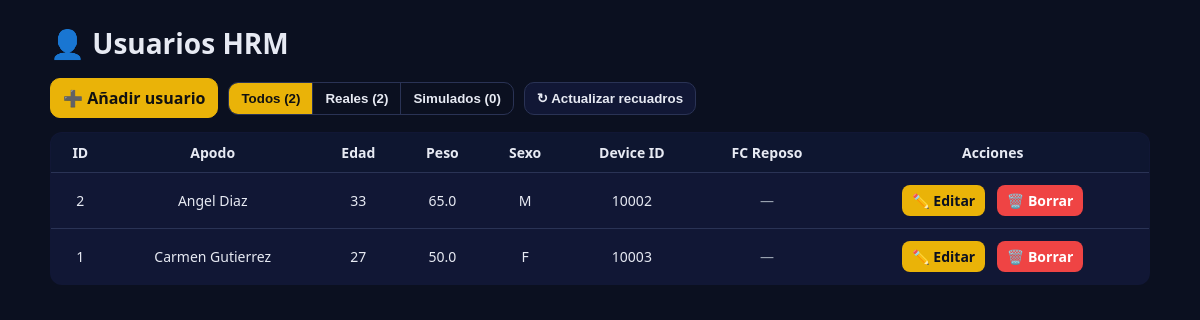
/users, run on an earlier commit of the app's database.
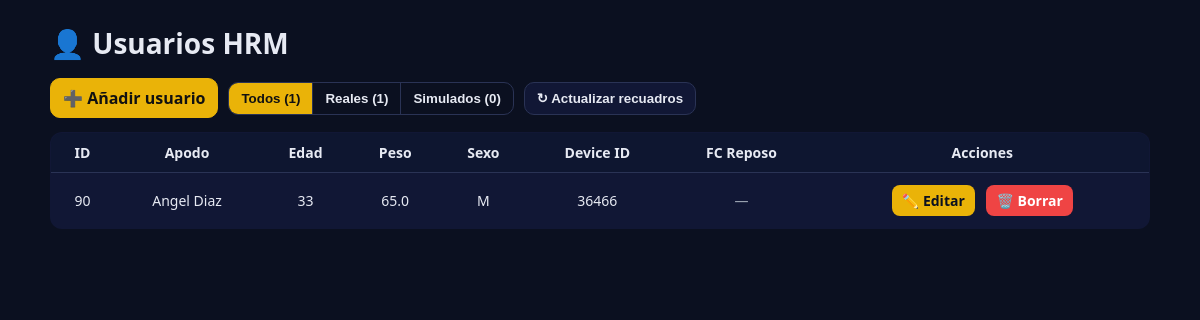
And on a later commit of the database.
### tables this page shows
CREATE TABLE users (
  id INTEGER PRIMARY KEY AUTOINCREMENT,
  nombre    TEXT NOT NULL,
  apellido  TEXT NOT NULL,
  apodo     TEXT NOT NULL,
  edad      INTEGER,
  peso      REAL,
  device_id INTEGER UNIQUE,
  sexo      TEXT,     -- 'M' o 'F'
  hr_rest   INTEGER,  -- FC en reposo (opcional)
  is_sim    INTEGER DEFAULT 0  -- 0=real, 1=simulado
, hr_max INTEGER);

### hr_server.py (the view)
@app.route("/users")
def users_list():
    users = db.list_users()
    return render_template("users.html", users=users)

### db.py (called while the page is built)
@contextmanager
def get_conn():
    DB_PATH.parent.mkdir(parents=True, exist_ok=True)
    conn = sqlite3.connect(DB_PATH)
    try:
        yield conn
    finally:
        conn.close()

def _ensure_schema():
    with get_conn() as conn:
        conn.execute(SCHEMA)
        cols = {r[1] for r in conn.execute("PRAGMA table_info(users)").fetchall()}
        if "sexo" not in cols:
            conn.execute("ALTER TABLE users ADD COLUMN sexo TEXT")
        if "hr_rest" not in cols:
            conn.execute("ALTER TABLE users ADD COLUMN hr_rest INTEGER")
        if "hr_max" not in cols:
            conn.execute("ALTER TABLE users ADD COLUMN hr_max INTEGER")
        if "is_sim" not in cols:
            conn.execute("ALTER TABLE users ADD COLUMN is_sim INTEGER DEFAULT 0")
        conn.commit()

def list_users():
    _ensure_schema()
    with get_conn() as conn:
        cur = conn.cursor()
        cur.execute("""
            SELECT id, nombre, apellido, apodo, edad, peso, device_id, sexo, hr_rest, hr_max, is_sim
            FROM users
            ORDER BY id DESC
        """)
        rows = cur.fetchall()
        return [row_to_dict(r) for r in rows]

def row_to_dict(r):
    return {
        "id":        r[0],
        "nombre":    r[1],
        "apellido":  r[2],
        "apodo":     r[3],
        "edad":      r[4],
        "peso":      r[5],
        "device_id": r[6],
        "sexo":      r[7],
        "hr_rest":   r[8],
        "hr_max":    r[9],
        "is_sim":    r[10],
    }

### templates/users.html (shortened to what this page needs)
<!doctype html>
<html lang="es">
<head>
</head>
<body>
  <div class="wrap">
    <h1>👤 Usuarios HRM</h1>
    <div class="toolbar">
      <a class="btn btn-accent" href="{{ url_for('add_user') }}">➕ Añadir usuario</a>
      <div class="filters" role="group" aria-label="Filtro de tipo de usuario">
        <button type="button" class="active" data-filter="all" id="btn-all">Todos (0)</button>
        <button type="button" data-filter="real" id="btn-real">Reales (0)</button>
        <button type="button" data-filter="sim" id="btn-sim">Simulados (0)</button>
      </div>
      <button class="btn" id="btn-refresh" title="Invalidar cachés /live y métricas">
        ↻ Actualizar recuadros
      </button>
    </div>
    <table id="tab">
      <thead>
        <tr>
          <th>ID</th>
          <th>Apodo</th>
          <th>Edad</th>
          <th>Peso</th>
          <th>Sexo</th>
          <th>Device ID</th>
          <th>FC Reposo</th>
          <th>Acciones</th>
        </tr>
      </thead>
      <tbody>
        {% for u in users %}
        <tr class="{{ 'sim' if u.is_sim else '' }}" data-is-sim="{{ 1 if u.is_sim else 0 }}">
          <td>{{ u.id }}</td>
          <td>
            {{ u.nombre }} {{ u.apellido }}
          </td>
          <td class="{{ 'muted' if not u.edad }}">{{ u.edad or '—' }}</td>
          <td class="{{ 'muted' if not u.peso }}">{{ u.peso or '—' }}</td>
          <td class="{{ 'muted' if not u.sexo }}">{{ u.sexo or '—' }}</td>
          <td class="{{ 'muted' if not u.device_id }}">{{ u.device_id or '—' }}</td>
          <td class="{{ 'muted' if not u.hr_rest }}">{{ u.hr_rest or '—' }}</td>
          <td class="actions">
            <a href="{{ url_for('edit_user', user_id=u.id) }}">✏️ Editar</a>
            <a class="delete" href="{{ url_for('delete_user', user_id=u.id) }}"
               onclick="return confirm('¿Borrar usuario &quot;{{ u.apodo }}&quot;?')">🗑️ Borrar</a>
          </td>
        </tr>
        {% endfor %}
      </tbody>
    </table>
  </div>
</body>
</html>

### templates/users.html (style rules this page uses)
:root { --bg: #0b1020; --card: #111735; --text: #e7eaf3; --muted: #9aa3b2; --border: #2a3355; --accent: #eab308; --danger: #ef4444; --sim-row: rgba(234, 179, 8, 0.08); }
* { box-sizing: border-box; }
body { margin: 0; padding: 24px; font-family: ui-sans-serif, system-ui, -apple-system, Segoe UI, Roboto, Arial, "Noto Sans", sans-serif; background: var(--bg); color: var(--text); }
.wrap { max-width: 1100px; margin: 0 auto; }
h1 { margin: 0 0 16px; font-size: 28px; }
.toolbar { display: flex; gap: 10px; flex-wrap: wrap; align-items: center; margin-bottom: 14px; }
.btn { appearance: none; border: 1px solid var(--border); background: var(--card); color: var(--text); border-radius: 10px; padding: 8px 12px; font-weight: 700; cursor: pointer; text-decoration: none; display: inline-flex; align-items: center; gap: 8px; }
.btn-accent { background: var(--accent); color: #111; border-color: var(--accent); }
.filters { display: inline-flex; gap: 0; border: 1px solid var(--border); border-radius: 10px; overflow: hidden; }
.filters button { border: none; background: transparent; color: var(--text); padding: 8px 12px; font-weight: 800; cursor: pointer; }
.filters button + button { border-left: 1px solid var(--border); }
.filters button.active { background: var(--accent); color: #111; }
table { width: 100%; border-collapse: collapse; overflow: hidden; border: 1px solid var(--border); border-radius: 12px; background: var(--card); }
th, td { padding: 10px 12px; text-align: center; border-bottom: 1px solid var(--border); font-size: 14px; }
thead th { background: #0e1630; font-weight: 800; }
tbody tr:last-child td { border-bottom: none; }
.muted { color: var(--muted); }
.actions a { color: #0b1020; background: var(--accent); border-radius: 8px; padding: 6px 10px; text-decoration: none; font-weight: 800; display: inline-block; margin: 2px 4px; }
.actions a.delete { background: var(--danger); color: #fff; }

What changed in the data, as far as the page shows it:
removed users: id "2", nombre "Angel", apellido "Diaz", edad "33", peso "65.0", sexo "M", device "10002", hr_rest "—"
removed users: id "1", nombre "Carmen", apellido "Gutierrez", edad "27", peso "50.0", sexo "F", device "10003", hr_rest "—"
added users: id "90", nombre "Angel", apellido "Diaz", edad "33", peso "65.0", sexo "M", device "36466", hr_rest "—"
Also different on the page:
text written by a page script: "Todos (2)" → "Todos (1)"
text written by a page script: "Reales (2)" → "Reales (1)"
